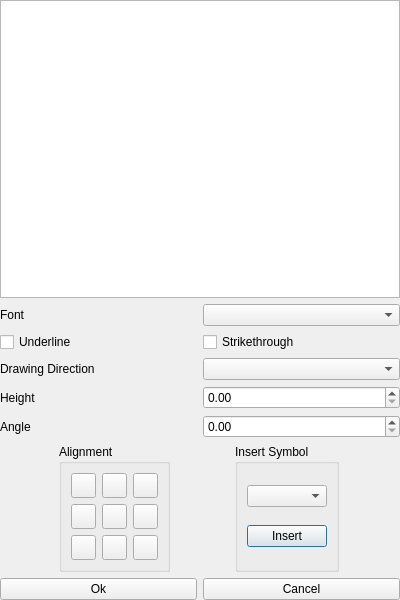
<?xml version="1.0" encoding="UTF-8"?>
<ui version="4.0">
    <class>TextDialog</class>
    <widget class="QDialog" name="TextDialog">
        <property name="geometry">
            <rect>
                <x>0</x>
                <y>0</y>
                <width>400</width>
                <height>600</height>
            </rect>
        </property>
        <property name="windowTitle">
            <string>TextDialog</string>
        </property>
        <widget class="QWidget" name="layoutWidget">
            <property name="leftMargin">
                <number>10</number>
            </property>
            <property name="topMargin">
                <number>10</number>
            </property>
            <property name="rightMargin">
                <number>10</number>
            </property>
            <property name="bottomMargin">
                <number>10</number>
            </property>
            <property name="geometry">
                <rect>
                    <x>0</x>
                    <y>0</y>
                    <width>400</width>
                    <height>600</height>
                </rect>
            </property>
            <layout class="QVBoxLayout" name="verticalLayout">
                <item>
                    <widget class="QTextEdit" name="textEdit"/>
                </item>
                <item>
                    <layout class="QHBoxLayout" name="horizontalLayout_1">
                        <item>
                            <widget class="QLabel" name="label_1">
                                <property name="text">
                                    <string>Font</string>
                                </property>
                            </widget>
                        </item>
                        <item>
                            <widget class="QComboBox" name="comboBox_1"/>
                        </item>
                    </layout>
                </item>
                <item>
                    <layout class="QHBoxLayout" name="horizontalLayout_9">
                        <item>
                            <widget class="QCheckBox" name="checkBox_2">
                                <property name="text">
                                    <string>Underline</string>
                                </property>
                            </widget>
                        </item>
                        <item>
                            <widget class="QCheckBox" name="checkBox">
                                <property name="text">
                                    <string>Strikethrough</string>
                                </property>
                            </widget>
                        </item>
                    </layout>
                </item>
                <item>
                    <layout class="QHBoxLayout" name="horizontalLayout">
                        <item>
                            <widget class="QLabel" name="label">
                                <property name="text">
                                    <string>Drawing Direction</string>
                                </property>
                            </widget>
                        </item>
                        <item>
                            <widget class="QComboBox" name="comboBox"/>
                        </item>
                    </layout>
                </item>
                <item>
                    <layout class="QHBoxLayout" name="horizontalLayout_4">
                        <item>
                            <widget class="QLabel" name="label_4">
                                <property name="text">
                                    <string>Height</string>
                                </property>
                            </widget>
                        </item>
                        <item>
                            <widget class="QDoubleSpinBox" name="doubleSpinBox"/>
                        </item>
                    </layout>
                </item>
                <item>
                    <layout class="QHBoxLayout" name="horizontalLayout_5">
                        <item>
                            <widget class="QLabel" name="label_5">
                                <property name="text">
                                    <string>Angle</string>
                                </property>
                            </widget>
                        </item>
                        <item>
                            <widget class="QDoubleSpinBox" name="doubleSpinBox_2"/>
                        </item>
                    </layout>
                </item>
                <item>
                    <layout class="QHBoxLayout" name="horizontalLayout_8">
                        <item>
                            <widget class="QGroupBox" name="bgAlignment">
                                <property name="sizePolicy">
                                    <sizepolicy hsizetype="Fixed" vsizetype="Preferred">
                                        <horstretch>0</horstretch>
                                        <verstretch>0</verstretch>
                                    </sizepolicy>
                                </property>
                                <property name="title">
                                    <string>Alignment</string>
                                </property>
                                <layout class="QGridLayout">
                                    <item row="0" column="2">
                                        <widget class="QToolButton" name="bTR">
                                            <property name="sizePolicy">
                                                <sizepolicy hsizetype="Preferred" vsizetype="Fixed">
                                                    <horstretch>0</horstretch>
                                                    <verstretch>0</verstretch>
                                                </sizepolicy>
                                            </property>
                                            <property name="minimumSize">
                                                <size>
                                                    <width>25</width>
                                                    <height>25</height>
                                                </size>
                                            </property>
                                            <property name="toolTip">
                                                <string>Top Right</string>
                                            </property>
                                            <property name="text">
                                                <string/>
                                            </property>
                                            <property name="icon">
                                                <iconset>:/icons/mtext_align_topright.svg</iconset>
                                            </property>
                                            <property name="checkable">
                                                <bool>true</bool>
                                            </property>
                                        </widget>
                                    </item>
                                    <item row="0" column="0">
                                        <widget class="QToolButton" name="bTL">
                                            <property name="sizePolicy">
                                                <sizepolicy hsizetype="Preferred" vsizetype="Fixed">
                                                    <horstretch>0</horstretch>
                                                    <verstretch>0</verstretch>
                                                </sizepolicy>
                                            </property>
                                            <property name="minimumSize">
                                                <size>
                                                    <width>25</width>
                                                    <height>25</height>
                                                </size>
                                            </property>
                                            <property name="toolTip">
                                                <string>Top Left</string>
                                            </property>
                                            <property name="text">
                                                <string/>
                                            </property>
                                            <property name="icon">
                                                <iconset>:/icons/mtext_align_topleft.svg</iconset>
                                            </property>
                                            <property name="checkable">
                                                <bool>true</bool>
                                            </property>
                                        </widget>
                                    </item>
                                    <item row="1" column="0">
                                        <widget class="QToolButton" name="bML">
                                            <property name="sizePolicy">
                                                <sizepolicy hsizetype="Preferred" vsizetype="Fixed">
                                                    <horstretch>0</horstretch>
                                                    <verstretch>0</verstretch>
                                                </sizepolicy>
                                            </property>
                                            <property name="minimumSize">
                                                <size>
                                                    <width>25</width>
                                                    <height>25</height>
                                                </size>
                                            </property>
                                            <property name="toolTip">
                                                <string>Middle Left</string>
                                            </property>
                                            <property name="text">
                                                <string/>
                                            </property>
                                            <property name="icon">
                                                <iconset>:/icons/mtext_align_middleleft.svg</iconset>
                                            </property>
                                            <property name="checkable">
                                                <bool>true</bool>
                                            </property>
                                        </widget>
                                    </item>
                                    <item row="1" column="1">
                                        <widget class="QToolButton" name="bMC">
                                            <property name="sizePolicy">
                                                <sizepolicy hsizetype="Preferred" vsizetype="Fixed">
                                                    <horstretch>0</horstretch>
                                                    <verstretch>0</verstretch>
                                                </sizepolicy>
                                            </property>
                                            <property name="minimumSize">
                                                <size>
                                                    <width>25</width>
                                                    <height>25</height>
                                                </size>
                                            </property>
                                            <property name="toolTip">
                                                <string>Middle Center</string>
                                            </property>
                                            <property name="text">
                                                <string/>
                                            </property>
                                            <property name="icon">
                                                <iconset>:/icons/mtext_align_middlecenter.svg</iconset>
                                            </property>
                                            <property name="checkable">
                                                <bool>true</bool>
                                            </property>
                                        </widget>
                                    </item>
                                    <item row="1" column="2">
                                        <widget class="QToolButton" name="bMR">
                                            <property name="sizePolicy">
                                                <sizepolicy hsizetype="Preferred" vsizetype="Fixed">
                                                    <horstretch>0</horstretch>
                                                    <verstretch>0</verstretch>
                                                </sizepolicy>
                                            </property>
                                            <property name="minimumSize">
                                                <size>
                                                    <width>25</width>
                                                    <height>25</height>
                                                </size>
                                            </property>
                                            <property name="toolTip">
                                                <string>Middle Right</string>
                                            </property>
                                            <property name="text">
                                                <string/>
                                            </property>
                                            <property name="icon">
                                                <iconset>:/icons/mtext_align_middleright.svg</iconset>
                                            </property>
                                            <property name="checkable">
                                                <bool>true</bool>
                                            </property>
                                        </widget>
                                    </item>
                                    <item row="2" column="0">
                                        <widget class="QToolButton" name="bBL">
                                            <property name="sizePolicy">
                                                <sizepolicy hsizetype="Preferred" vsizetype="Fixed">
                                                    <horstretch>0</horstretch>
                                                    <verstretch>0</verstretch>
                                                </sizepolicy>
                                            </property>
                                            <property name="minimumSize">
                                                <size>
                                                    <width>25</width>
                                                    <height>25</height>
                                                </size>
                                            </property>
                                            <property name="toolTip">
                                                <string>Bottom Left</string>
                                            </property>
                                            <property name="text">
                                                <string/>
                                            </property>
                                            <property name="icon">
                                                <iconset>:/icons/mtext_align_bottomleft.svg</iconset>
                                            </property>
                                            <property name="checkable">
                                                <bool>true</bool>
                                            </property>
                                        </widget>
                                    </item>
                                    <item row="2" column="2">
                                        <widget class="QToolButton" name="bBR">
                                            <property name="sizePolicy">
                                                <sizepolicy hsizetype="Preferred" vsizetype="Fixed">
                                                    <horstretch>0</horstretch>
                                                    <verstretch>0</verstretch>
                                                </sizepolicy>
                                            </property>
                                            <property name="minimumSize">
                                                <size>
                                                    <width>25</width>
                                                    <height>25</height>
                                                </size>
                                            </property>
                                            <property name="toolTip">
                                                <string>Bottom Right</string>
                                            </property>
                                            <property name="text">
                                                <string/>
                                            </property>
                                            <property name="icon">
                                                <iconset>:/icons/mtext_align_bottomright.svg</iconset>
                                            </property>
                                            <property name="checkable">
                                                <bool>true</bool>
                                            </property>
                                        </widget>
                                    </item>
                                    <item row="2" column="1">
                                        <widget class="QToolButton" name="bBC">
                                            <property name="sizePolicy">
                                                <sizepolicy hsizetype="Preferred" vsizetype="Fixed">
                                                    <horstretch>0</horstretch>
                                                    <verstretch>0</verstretch>
                                                </sizepolicy>
                                            </property>
                                            <property name="minimumSize">
                                                <size>
                                                    <width>25</width>
                                                    <height>25</height>
                                                </size>
                                            </property>
                                            <property name="toolTip">
                                                <string>Bottom Center</string>
                                            </property>
                                            <property name="text">
                                                <string/>
                                            </property>
                                            <property name="icon">
                                                <iconset>:/icons/mtext_align_bottomcenter.svg</iconset>
                                            </property>
                                            <property name="checkable">
                                                <bool>true</bool>
                                            </property>
                                        </widget>
                                    </item>
                                    <item row="0" column="1">
                                        <widget class="QToolButton" name="bTC">
                                            <property name="sizePolicy">
                                                <sizepolicy hsizetype="Preferred" vsizetype="Fixed">
                                                    <horstretch>0</horstretch>
                                                    <verstretch>0</verstretch>
                                                </sizepolicy>
                                            </property>
                                            <property name="minimumSize">
                                                <size>
                                                    <width>25</width>
                                                    <height>25</height>
                                                </size>
                                            </property>
                                            <property name="toolTip">
                                                <string>Top Center</string>
                                            </property>
                                            <property name="text">
                                                <string/>
                                            </property>
                                            <property name="icon">
                                                <iconset>:/icons/mtext_align_topcenter.svg</iconset>
                                            </property>
                                            <property name="checkable">
                                                <bool>true</bool>
                                            </property>
                                        </widget>
                                    </item>
                                </layout>
                            </widget>
                        </item>
                        <item>
                            <widget class="QGroupBox" name="bgInsertSymbol">
                                <property name="sizePolicy">
                                    <sizepolicy hsizetype="Fixed" vsizetype="Preferred">
                                        <horstretch>0</horstretch>
                                        <verstretch>0</verstretch>
                                    </sizepolicy>
                                </property>
                                <property name="title">
                                    <string>Insert Symbol</string>
                                </property>
                                <layout class="QVBoxLayout" name="verticalLayout_8">
                                    <item>
                                        <widget class="QComboBox" name="cbSymbol">
                                        </widget>
                                    </item>
                                    <item>
                                        <widget class="QPushButton" name="pushButton_3">
                                            <property name="text">
                                                <string>Insert</string>
                                            </property>
                                        </widget>
                                    </item>
                                </layout>
                            </widget>
                        </item>
                    </layout>
                </item>
                <item>
                    <layout class="QHBoxLayout" name="horizontalLayout_6">
                        <item>
                            <widget class="QPushButton" name="pushButton">
                                <property name="text">
                                    <string>Ok</string>
                                </property>
                            </widget>
                        </item>
                        <item>
                            <widget class="QPushButton" name="pushButton_2">
                                <property name="text">
                                    <string>Cancel</string>
                                </property>
                            </widget>
                        </item>
                    </layout>
                </item>
            </layout>
        </widget>
    </widget>
    <resources/>
    <connections/>
</ui>
